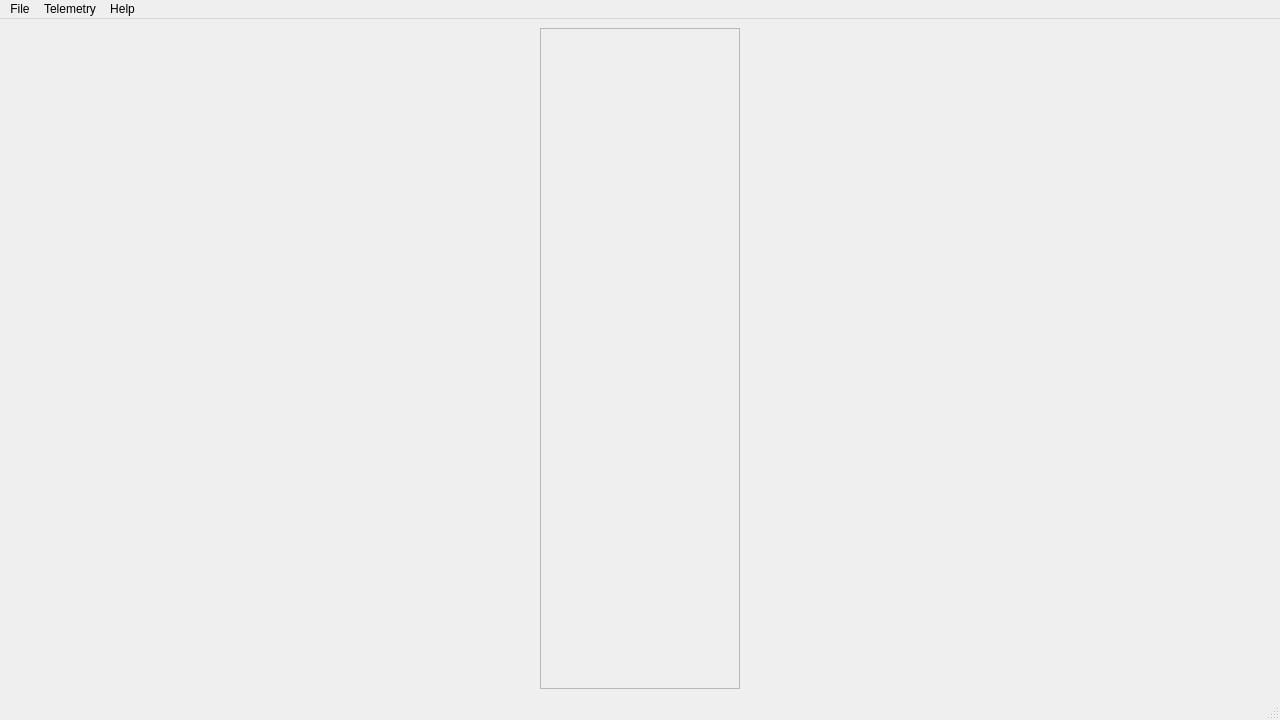
<?xml version="1.0" encoding="UTF-8"?>
<ui version="4.0">
 <class>MapEditor</class>
 <widget class="QMainWindow" name="MapEditor">
  <property name="geometry">
   <rect>
    <x>0</x>
    <y>0</y>
    <width>1280</width>
    <height>720</height>
   </rect>
  </property>
  <property name="windowTitle">
   <string>MapEditor</string>
  </property>
  <widget class="QWidget" name="centralwidget">
   <property name="enabled">
    <bool>true</bool>
   </property>
   <property name="sizePolicy">
    <sizepolicy hsizetype="Preferred" vsizetype="Preferred">
     <horstretch>0</horstretch>
     <verstretch>0</verstretch>
    </sizepolicy>
   </property>
   <layout class="QHBoxLayout" name="horizontalLayout">
    <item>
     <widget class="QWidget" name="leftcontainer" native="true">
      <property name="sizePolicy">
       <sizepolicy hsizetype="Fixed" vsizetype="Preferred">
        <horstretch>0</horstretch>
        <verstretch>0</verstretch>
       </sizepolicy>
      </property>
      <property name="minimumSize">
       <size>
        <width>200</width>
        <height>0</height>
       </size>
      </property>
      <property name="maximumSize">
       <size>
        <width>200</width>
        <height>16777215</height>
       </size>
      </property>
      <layout class="QVBoxLayout" name="verticalLayout">
       <property name="spacing">
        <number>10</number>
       </property>
       <property name="leftMargin">
        <number>0</number>
       </property>
       <property name="topMargin">
        <number>0</number>
       </property>
       <property name="rightMargin">
        <number>0</number>
       </property>
       <property name="bottomMargin">
        <number>0</number>
       </property>
       <item>
        <widget class="QScrollArea" name="scrollArea">
         <property name="widgetResizable">
          <bool>true</bool>
         </property>
         <widget class="QWidget" name="scrollAreaWidgetContents">
          <property name="enabled">
           <bool>true</bool>
          </property>
          <property name="geometry">
           <rect>
            <x>0</x>
            <y>0</y>
            <width>180</width>
            <height>659</height>
           </rect>
          </property>
          <property name="maximumSize">
           <size>
            <width>180</width>
            <height>16777215</height>
           </size>
          </property>
         </widget>
        </widget>
       </item>
      </layout>
     </widget>
    </item>
   </layout>
  </widget>
  <widget class="QMenuBar" name="menubar">
   <property name="geometry">
    <rect>
     <x>0</x>
     <y>0</y>
     <width>1280</width>
     <height>21</height>
    </rect>
   </property>
   <widget class="QMenu" name="menuFile">
    <property name="title">
     <string>File</string>
    </property>
    <addaction name="actionLoad"/>
    <addaction name="actionSave"/>
    <addaction name="separator"/>
    <addaction name="actionExit"/>
   </widget>
   <widget class="QMenu" name="menuTelemetry">
    <property name="title">
     <string>Telemetry</string>
    </property>
    <addaction name="actionKills"/>
    <addaction name="actionDeaths"/>
    <addaction name="actionJumps"/>
   </widget>
   <widget class="QMenu" name="menuHelp">
    <property name="title">
     <string>Help</string>
    </property>
    <addaction name="actionAbout"/>
   </widget>
   <addaction name="menuFile"/>
   <addaction name="menuTelemetry"/>
   <addaction name="menuHelp"/>
  </widget>
  <widget class="QStatusBar" name="statusbar"/>
  <action name="actionExit">
   <property name="text">
    <string>Exit</string>
   </property>
  </action>
  <action name="actionAbout">
   <property name="text">
    <string>About</string>
   </property>
  </action>
  <action name="actionKills">
   <property name="text">
    <string>Kills</string>
   </property>
  </action>
  <action name="actionDeaths">
   <property name="text">
    <string>Deaths</string>
   </property>
  </action>
  <action name="actionJumps">
   <property name="text">
    <string>Jumps</string>
   </property>
  </action>
  <action name="actionLoad">
   <property name="text">
    <string>Load</string>
   </property>
  </action>
  <action name="actionSave">
   <property name="text">
    <string>Save</string>
   </property>
  </action>
 </widget>
 <resources/>
 <connections>
  <connection>
   <sender>actionExit</sender>
   <signal>activated()</signal>
   <receiver>MapEditor</receiver>
   <slot>close()</slot>
   <hints>
    <hint type="sourcelabel">
     <x>-1</x>
     <y>-1</y>
    </hint>
    <hint type="destinationlabel">
     <x>318</x>
     <y>428</y>
    </hint>
   </hints>
  </connection>
 </connections>
</ui>
